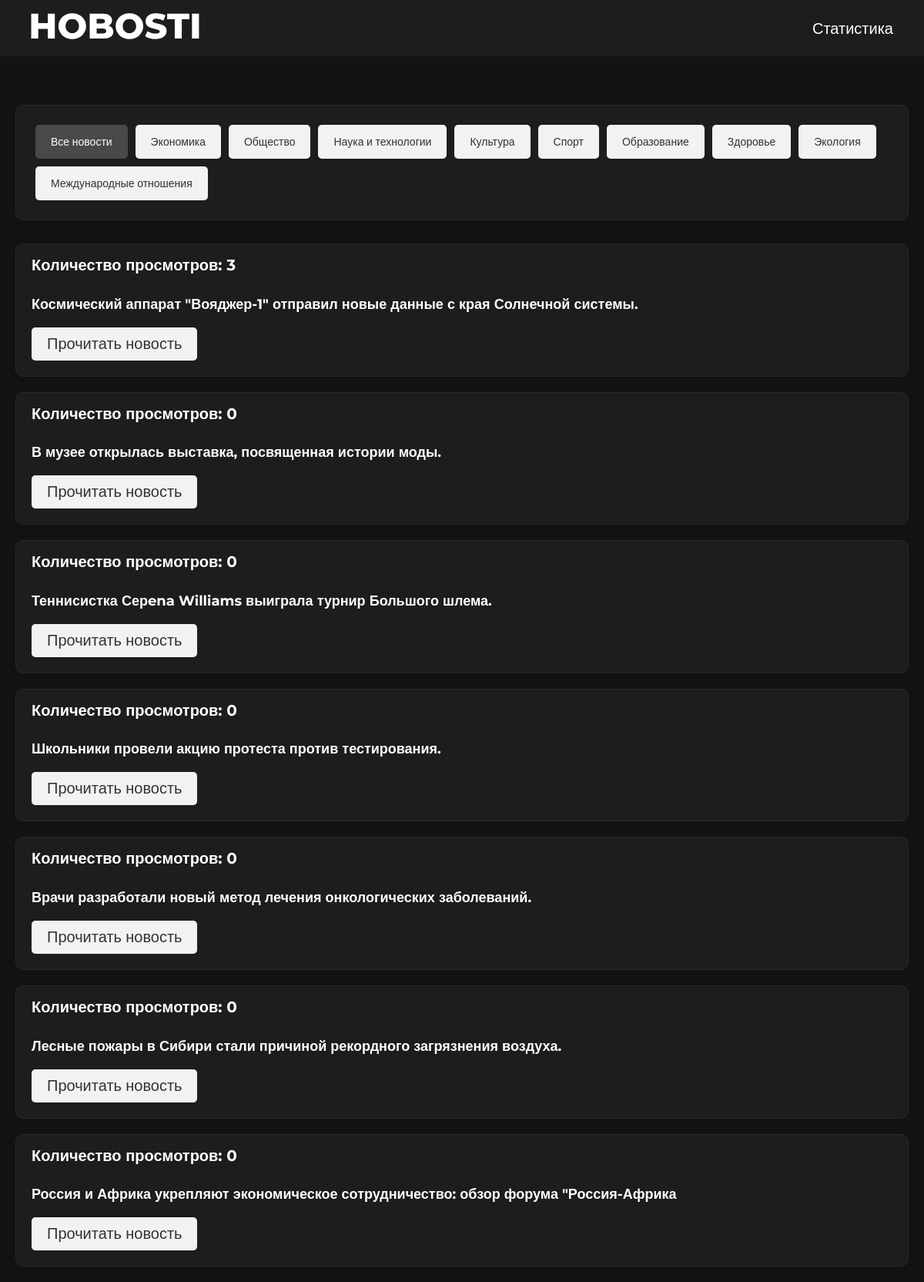
Page /statistics/ on the committed database.
### main/models.py (models this page shows, shortened)
class Tags(models.Model):
    title = models.CharField('Название', max_length=256)
    slug = models.SlugField(max_length=255, unique=True, db_index=True, verbose_name='URL')
    class Meta:
        verbose_name = 'Тег'
        verbose_name_plural = 'Теги'

class News(models.Model):
    title = models.CharField('Название', max_length=256)
    data = models.DateTimeField('Дата', auto_now_add=True)
    text = models.TextField('Текст')
    photo = models.ImageField(upload_to='images', verbose_name='Картинка')
    tags = models.ManyToManyField('Tags')
    slug = models.SlugField(max_length=255, unique=True, db_index=True, verbose_name='URL')
    views = models.IntegerField(default=0)
    likes = models.IntegerField(default=0)
    dislikes = models.IntegerField(default=0)
    def get_absolute_url(self):
        return reverse('theme', kwargs={'theme_slug': self.slug})
    class Meta:
        verbose_name = 'Новость'
        verbose_name_plural = 'Новости'
        ordering = ['data', 'title']

### main/views.py (the view)
# urls.py: path('statistics/', views.show_statistics, name='theme_statistics'),  # http://127.0.0.1:8000/statistics/
def show_statistics(request, tag_slug=None):
    news = News.objects.all().order_by('-views')
    tags = Tags.objects.all()
    tag_selected = None
    if tag_slug:
        tag_id = tags.filter(slug=tag_slug)[0].id
        news = news.filter(tags=tag_id)
        tag_selected = tag_slug
    return render(request, 'main/statistics.html', {'news': news, 'tags': tags, 'tag_selected': tag_selected})

### main/templates/main/statistics.html (shortened to what this page needs)
{% extends 'main/base.html'%}
{% load static %}
{% block content %}
<section class="lending">
    <div class="container">
        <div class="lending__item">
            <br>
            <br>
            <br>
            <br>
            <div class="tags-block">
                {% if tag_selected == None %}
                <span class="tag_selected"> Все новости </span>
                {% else %}
                <a href="{% url 'theme_statistics' %}" class="tag"> Все новости </a>
                {% endif %}
                {% for tag in tags %}
                {% if tag.slug == tag_selected %}
                <span class="tag_selected">{{ tag.title }} </span>
                {% else %}
                <a class="tag" href="{% url 'theme_statistics_by_tags' tag.slug %}"> {{ tag.title }} </a>
                {% endif %}
                {% endfor %}
            </div>
            <div class="news-blocks" style="display: flex">
                {% for new in news %}
                <article>
                    <h4 style="margin-top: -5px;"> Количество просмотров: {{ new.views }}</h4>
                    <h3>{{ new.title }}</h3>
                    <a href="{{ new.get_absolute_url }}">
                        <button>Прочитать новость</button>
                    </a>
                </article>
                {% endfor %}
            </div>
        </div>
    </div>
</section>
{% endblock %}

### main/templates/main/base.html (shortened to what this page needs)
{% load static %}
<!DOCTYPE html>
<html lang="en" xmlns="http://www.w3.org/1999/html">
<head>
    <link rel="stylesheet" href="{% static 'css/normalize.css' %}">
    <link rel="stylesheet" href="{% static 'css/style.css' %}">
    <link rel="stylesheet" href="{% static 'css/media.css' %}">
</head>
<body>
    <header class="header">
        <div class="header__content">
            <div class="container">
                <div class="header__content-inner" style="align-items: center;">
                    <a href="{% url 'home' %}">
                        <img class="header__logo" src="{% static 'img/logo.svg' None %}" alt="">
                    </a>
                    <div class="menu">
                        <ul>
                            <li><a class="header__link" href="{% url 'theme_statistics' %}">Статистика</a></li>
                        </ul>
                </div>
            </div>
        </div>
    </header>
    {% block content %}{% endblock %}
</body>
</html>

### main/static/css/style.css (style rules this page uses)
* { box-sizing: border-box; }
a { text-decoration: none; display: inline-block; }
ul, li { list-style: none; margin: 0; padding: 0; }
.container { max-width: 1920px; margin: 0 auto; padding: 0 15px; flex: 1 0 auto; }
.header { position: fixed; top: 0; z-index: 9; width: 100%; }
.header__content { background: #1D1D1D; padding: 17px 25px 17px; }
.header__content-inner { display: flex; justify-content: space-between; }
.menu li { display: inline-block; }
.menu a { font-size: 20px; line-height: 24px; }
.header__link { color: #FFFFFF; }
html, body { height: 100%; }
body { font-family: 'Montserrat', sans-serif; font-style: normal; font-weight: 400; font-size: 20px; line-height: 24px; color: #FFFFFF; display: flex; flex-direction: column; }
.lending { background: #131313; background-repeat: repeat; background-size: cover; background-position: center; flex: 1 0 auto; }
.lending__item { text-align: left; padding-top: 40px; max-width: 1160px; margin: 0 auto; }
.tags-block { width: 1160px; background-color: #1D1D1D; padding: 20px; border: 1px solid #292828; border-radius: 10px; box-shadow: 0 0 10px rgba(0, 0, 0, 0.1); margin-bottom: 30px; display: flex; flex-wrap: wrap; justify-content: flex-start; }
.tag { background-color: #f2f2f2; color: #333; padding: 10px 20px; border-radius: 5px; margin: 5px; text-decoration: none; font-size: 14px; }
.tag_selected { background-color: #494949; color: #fff; padding: 10px 20px; border-radius: 5px; margin: 5px; text-decoration: none; font-size: 14px; }
.news-blocks { display: flex; flex-wrap: wrap; justify-content: space-between; }
article { width: 1160px; margin-bottom: 20px; background-color: #1D1D1D; padding: 20px; border: 1px solid #292828; border-radius: 10px; box-shadow: 0 0 10px rgba(0, 0, 0, 0.1); }
article h3 { font-size: 18px; margin-top: 10px; }
article button { background-color: #f2f2f2; color: #333; padding: 10px 20px; border: none; border-radius: 5px; cursor: pointer; }

### rows in the picture
Tags: title "Экономика"
Tags: title "Общество"
Tags: title "Наука и технологии"
Tags: title "Культура"
Tags: title "Спорт"
Tags: title "Образование"
Tags: title "Здоровье"
Tags: title "Экология"
Tags: title "Международные отношения"
News: views "3", title "Космический аппарат \"Вояджер-1\" отправил новые данные с края Солнечной системы."
News: views "0", title "В музее открылась выставка, посвященная истории моды."
News: views "0", title "Теннисистка Серena Williams выиграла турнир Большого шлема."
News: views "0", title "Школьники провели акцию протеста против тестирования."
News: views "0", title "Врачи разработали новый метод лечения онкологических заболеваний."
News: views "0", title "Лесные пожары в Сибири стали причиной рекордного загрязнения воздуха."
News: views "0", title "Россия и Африка укрепляют экономическое сотрудничество: обзор форума \"Россия-Африка"
